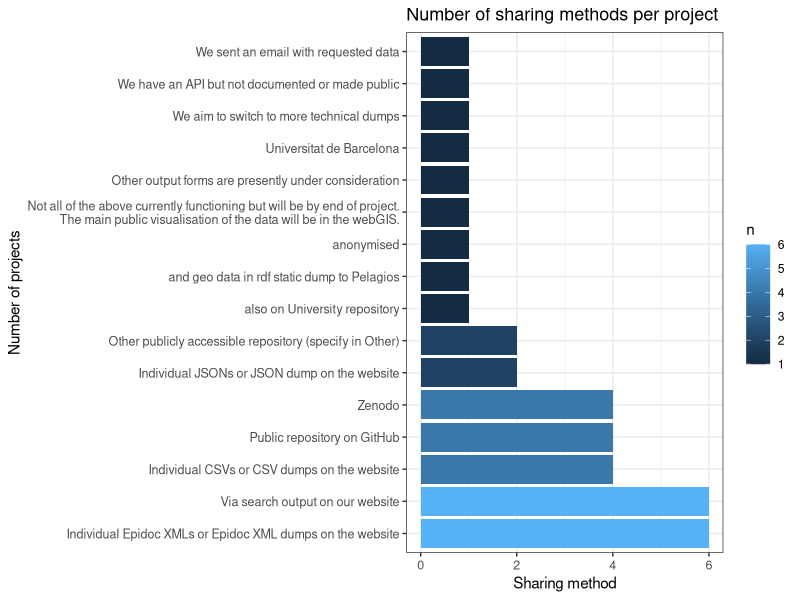
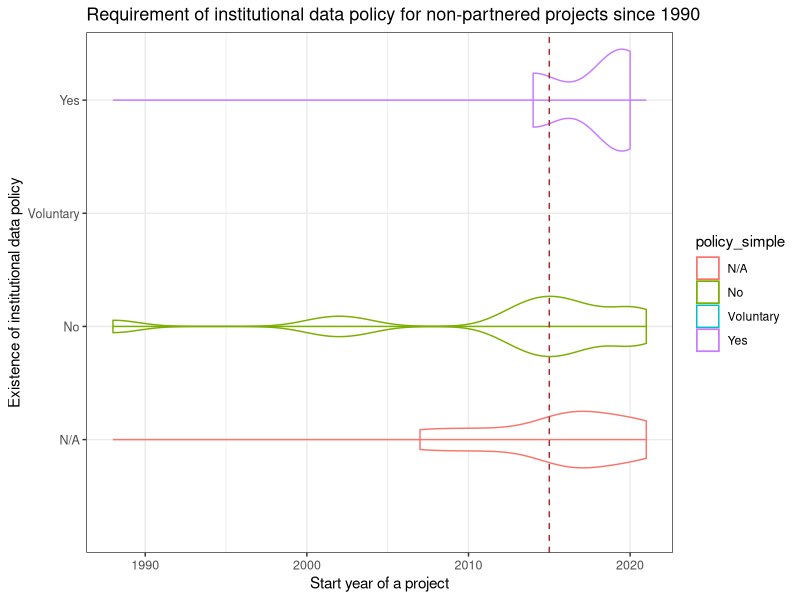
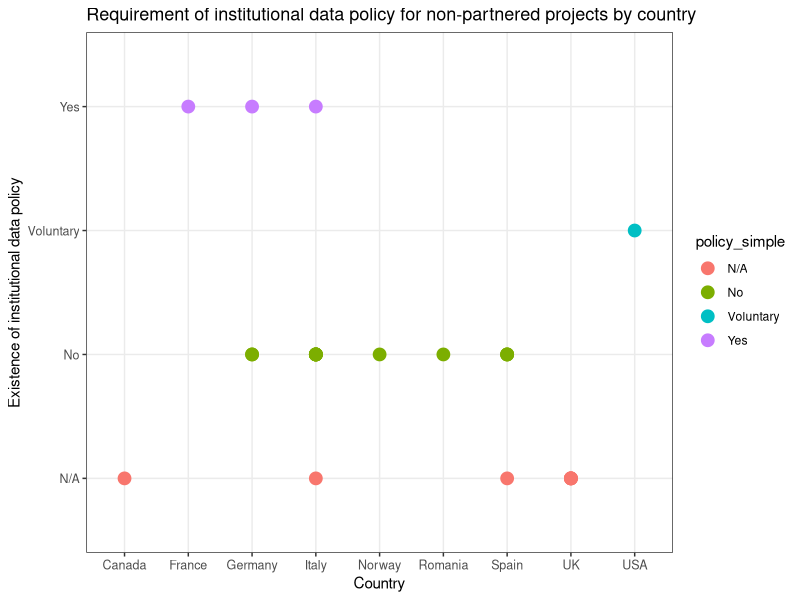

Source code (R) for these figures, in order:
## ---- chunk 1
knitr::opts_chunk$set(echo = FALSE)

library(tidyverse)
## ---- chunk 2
# loading data from TSV file
partners<- read_tsv("../data/01_scoping_survey_anonymised.tsv")
## ---- chunk 3
partners_language <- as.data.frame(unlist(str_split(partners$Language_clean, "; ")))
colnames(partners_language) <- c("language")

partners_language_ratio <- partners_language %>% 
  count(language, sort=T) %>% 
  mutate(ratio = round(n/(sum(n)/100)))
partners_language_ratio
## ---- chunk 4
partner_language_count<- str_count(partners$Language_clean, ";")+1
## ---- chunk 5
partners$Language_clean
## ---- chunk 6
partners %>% 
  count(Website)
## ---- chunk 7
IT <- partners %>% 
  count(`Does you project have an IT specialist(s)?`, sort=T) %>% 
  rename(IT_spec = `Does you project have an IT specialist(s)?`) %>% 
  mutate(ratio = round(n/(sum(n)/100)))
IT
## ---- chunk 8
format <- partners %>% 
  count(`Our projects stores epigraphic data in the following formats`, sort=T) %>% 
  rename(format = `Our projects stores epigraphic data in the following formats`) %>% 
  mutate(no_format = str_count(format, ",") + 1)
format
## ---- chunk 9
epidoc <- sum(str_detect(partners$`Our projects stores epigraphic data in the following formats`, "Epidoc XML"))
json <- sum(str_detect(partners$`Our projects stores epigraphic data in the following formats`, "JSON"))
rdf <- sum(str_detect(partners$`Our projects stores epigraphic data in the following formats`, "RDF"))
csv <- sum(str_detect(partners$`Our projects stores epigraphic data in the following formats`, "CSV"))
sql <- sum(str_detect(partners$`Our projects stores epigraphic data in the following formats`, "SQL"))
## ---- chunk 10
share<- partners %>% 
  count(`Do you share your data outside of your project`, sort=T) %>% 
  rename(share = `Do you share your data outside of your project`) %>% 
  mutate(ratio = round((n/(sum(n)/100))))
share
## ---- chunk 11
outshare<- partners %>% 
  count(`How do share your data with users outside your project`, sort=T) %>% 
  rename(share_all = `How do share your data with users outside your project`) %>% 
  mutate(share_method = str_count(share_all, "; ") + 1) 

outshare
## ---- chunk 12

sharingserv <- as.data.frame(unlist(str_split(partners$`How do share your data with users outside your project`, "; ")))
colnames(sharingserv) <- c("service")


sharing_service <- sharingserv %>% 
  count(service, sort= T) 

sharingplot<- sharing_service %>% 
  ggplot() + 
  geom_col(aes(y= reorder(service, -n), x= n, fill = n), width = 0.9) + 
  scale_y_discrete(labels = function(x) str_wrap(x, width = 75))  +
  ggtitle("Number of sharing methods per project") +
  xlab("Sharing method") + ylab("Number of projects") +
  #coord_flip() +
  theme_bw() +
  #coord_cartesian(xlim = c(0, 5)) +
  theme(axis.text = element_text(size = 9)) +
  theme(plot.title = element_text(size = 13))

sharingplot
## ---- chunk 13
policies <- partners %>% 
  mutate(policies = `Does your institution of funding body require your project to comply with any data policies (e.g., FAIR principles, data storage, data sharing, Open Science)?`) %>% 
  count(policies, sort=T) %>% 
  mutate(ratio = round((n/(sum(n)/100))))
policies
## ---- chunk 14
unique(na.omit(partners$`If you have answered YES in the previous question, please specify what are the policies, or provide link.`))
## ---- chunk 15
stand_term <- as.data.frame(unlist(str_split(partners$`Standardized terminologies: The project uses the following systems (check all that apply)`, ", ")))
colnames(stand_term) <- c("standard_terminologies")

stand_term_ratio<- stand_term %>% 
  count(standard_terminologies, sort= T) %>% 
  mutate(ratio = round(n/(nrow(partners)/100)))  

stand_term_ratio
## ---- chunk 16
stand_method<- partners %>% 
  #count(`Standardized terminologies: The project uses the following systems (check all that apply)`, sort=T) %>% 
  rename(stand_all = `Standardized terminologies: The project uses the following systems (check all that apply)`) %>% 
  mutate(standard_method_no = str_count(stand_all, ", ") + 1)  %>% 
  select(standard_method_no) %>% 
  count(standard_method_no) %>% 
  mutate(ratio = round(n/(nrow(partners)/100)))
stand_method
## ---- chunk 17
lod <- as.data.frame(unlist(str_split(partners$`Linked Open Data: The project uses the following systems (check all that apply)`, ", ")))
colnames(lod) <- c("linked_data")


lod_ratio<- lod %>% 
  count(linked_data, sort= T) %>% 
  mutate(ratio = round(n/(sum(n)/100))) %>% 
  mutate(ratio_all_proj = round(n/(nrow(partners)/100)))
lod_ratio

## ---- chunk 18
# loading data from TSV file
projects<- read_tsv("../data/02_scoping_survey_anonymised.tsv")
## ---- chunk 19
proj_act<- projects %>% 
  count(`Is the project still active?`) %>% 
  rename(status = `Is the project still active?`) %>% 
  mutate(ratio = round(n/(sum(n)/100)))
proj_act
## ---- chunk 20
projects_language <- as.data.frame(unlist(str_split(projects$Language_clean, "; ")))
colnames(projects_language) <- c("language")

projects_language_ratio <- projects_language %>% 
  count(language, sort=T) %>% 
  mutate(ratio = round(n/(sum(n)/100)))
projects_language_ratio
## ---- chunk 21
project_language_count<- str_count(projects$Language_clean, ";")+1
## ---- chunk 22
unique(projects$Language_clean)
## ---- chunk 23
projects %>% 
  count(Website)
## ---- chunk 24
IT2 <- projects %>% 
  count(`Does you project have an IT specialist(s)?`, sort=T) %>% 
  rename(IT_spec = `Does you project have an IT specialist(s)?`) %>% 
  #na.omit(IT_spec) %>% 
  mutate(ratio = round(n/(nrow(projects)/100)))
IT2
## ---- chunk 25
format2 <- projects %>% 
  count(`Our projects stores epigraphic data in the following formats`, sort=T) %>% 
  rename(format = `Our projects stores epigraphic data in the following formats`) %>% 
  filter(format != "N/A") %>% 
  mutate(no_format = str_count(format, ",") + 1)
format2
## ---- chunk 26
epidoc2 <- sum(str_detect(projects$`Our projects stores epigraphic data in the following formats`, "Epidoc XML"))
json2 <- sum(str_detect(projects$`Our projects stores epigraphic data in the following formats`, "JSON"))
rdf2 <- sum(str_detect(projects$`Our projects stores epigraphic data in the following formats`, "RDF"))
csv2 <- sum(str_detect(projects$`Our projects stores epigraphic data in the following formats`, "CSV"))
sql2 <- sum(str_detect(projects$`Our projects stores epigraphic data in the following formats`, "SQL"))
## ---- chunk 27
active_proj <- nrow(filter(projects, `Is the project still active?`%in% c("Yes")))
## ---- chunk 28
share2<- projects %>% 
  count(`Do you share your data outside of your project`, sort=T) %>% 
  rename(share = `Do you share your data outside of your project`) %>% 
  filter(share != "N/A") %>% 
  mutate(ratio = round((n/(sum(n)/100))))
share2
## ---- chunk 29
outshare2<- projects %>% 
  count(`How do share your data with users outside your project`, sort=T) %>% 
  rename(share_all = `How do share your data with users outside your project`) %>%
  filter(share_all != "N/A") %>% 
  mutate(share_method = str_count(share_all, "[,|;] ") + 1) 

outshare2
## ---- chunk 30
closed_proj <- nrow(filter(projects, `Is the project still active?`%in% c("No, the project is closed", "Currently not, but we are considering a re-start")))
## ---- chunk 31
share_cl<- projects %>% 
  rename(share = `Is the data created by your project accessible?`) %>%
  filter(share !="N/A") %>% 
  count(share, sort=T) %>% 
  mutate(ratio = round((n/(sum(closed_proj)/100))))
share_cl
## ---- chunk 32
sharing_clac <- as_tibble(unlist(str_split(projects$`Our project data are accessible via (check all that apply):`, ", ")))
colnames(sharing_clac) <- c("service")


sharing_claccess <- sharing_clac %>% 
  filter(service != "N/A") %>% 
  count(service, sort= T) %>% 
  mutate(ratio = round((n/(sum(closed_proj)/100))))
sharing_claccess
## ---- chunk 33
policies2 <- projects %>% 
  mutate(policies = `Does your institution of funding body require your project to comply with any data policies (e.g., FAIR principles, data storage, data sharing, Open Science)?`) %>% 
  filter(policies != "N/A") %>% 
  count(policies, sort=T) %>% 
  mutate(ratio = round((n/(sum(n)/100))))
  
policies2
## ---- chunk 34
unique(na.omit(projects$`If you have answered YES in the previous question, please specify what are the policies, or provide link.`))
## ---- chunk 35
policies2_length<- projects %>% 
  select(Length_numeric_years, `Does your institution of funding body require your project to comply with any data policies (e.g., FAIR principles, data storage, data sharing, Open Science)?`) %>% 
  mutate(policy = `Does your institution of funding body require your project to comply with any data policies (e.g., FAIR principles, data storage, data sharing, Open Science)?`)
  
policies2_length$policy_simple <- ifelse(grepl("Neither our grant funding*", policies2_length$policy), "Voluntary", 
                                        ifelse(grepl("Policies are on the way*|Not with an official request*|We don't work for any institution*", policies2_length$policy), "No", 
                                               ifelse(grepl("The French National Centre for Scientific Research strongly encourages its members to comply*|Not with an official request*", policies2_length$policy), "Yes",
                                                                                policies2_length$policy)))

policies2_length_mean<- policies2_length %>% group_by(policy_simple) %>% 
  summarise_at(vars(Length_numeric_years), list(average_duration_yr = mean))
## ---- chunk 36
policies2_length_mean
## ---- chunk 37
# loading data from TSV file
projects_post<- read_tsv("../data/02_scoping_survey_anonymised_PostSurvey.tsv")
## ---- chunk 38
# merging with the original dataset
projects_comb <- merge(x=projects, y=projects_post, by="ID_anon")

#processing
policy_year_started<- projects_comb %>% 
  select(YearStarted, `Does your institution of funding body require your project to comply with any data policies (e.g., FAIR principles, data storage, data sharing, Open Science)?`) %>% 
  mutate(policy = `Does your institution of funding body require your project to comply with any data policies (e.g., FAIR principles, data storage, data sharing, Open Science)?`)
  
policy_year_started$policy_simple <- ifelse(grepl("Neither our grant funding*", policy_year_started$policy), "Voluntary", 
                                        ifelse(grepl("Policies are on the way*|Not with an official request*|We don't work for any institution*", policy_year_started$policy), "No", 
                                               ifelse(grepl("The French National Centre for Scientific Research strongly encourages its members to comply*|Not with an official request*", policy_year_started$policy), "Yes",
                                                                                policy_year_started$policy)))
## ggplot policy by years started

policy_year_started %>% 
  filter(YearStarted>1950) %>% 
  ggplot(aes(x=YearStarted, y=policy_simple, color=policy_simple))+
  geom_violin() +
  #geom_point(aes(x=YearStarted, y=policy_simple))
  geom_density()+
  geom_vline(xintercept=2015, linetype=2, colour="brown") +
  ggtitle("Requirement of institutional data policy for non-partnered projects since 1990") +
  xlab("Start year of a project") + ylab("Existence of institutional data policy") +
  #coord_flip() +
  theme_bw() +
  #coord_cartesian(xlim = c(0, 5)) +
  theme(axis.text = element_text(size = 9)) +
  theme(plot.title = element_text(size = 13))

## ---- chunk 39
#processing
policy_country<- projects_comb %>% 
  select(YearStarted, `Does your institution of funding body require your project to comply with any data policies (e.g., FAIR principles, data storage, data sharing, Open Science)?`, Country) %>% 
  mutate(policy = `Does your institution of funding body require your project to comply with any data policies (e.g., FAIR principles, data storage, data sharing, Open Science)?`)
  
policy_country$policy_simple <- ifelse(grepl("Neither our grant funding*", policy_year_started$policy), "Voluntary", 
                                        ifelse(grepl("Policies are on the way*|Not with an official request*|We don't work for any institution*", policy_year_started$policy), "No", 
                                               ifelse(grepl("The French National Centre for Scientific Research strongly encourages its members to comply*|Not with an official request*", policy_year_started$policy), "Yes",
                                                                                policy_year_started$policy)))
  
## ggplot policy by countries
policy_country %>% 
  filter(YearStarted>1950) %>% 
  ggplot(aes(x=Country, y=policy_simple, color=policy_simple))+
  geom_point(aes(x=Country, y=policy_simple), size=4) +
  ggtitle("Requirement of institutional data policy for non-partnered projects by country") +
  xlab("Country") + ylab("Existence of institutional data policy") +
  #coord_cartesian(xlim = c(0, 5)) +
  theme_bw() +
  theme(axis.text = element_text(size = 9)) +
  theme(plot.title = element_text(size = 13))
## ---- chunk 40
fair<- projects %>% 
  mutate(policy = `Are you familiar with the FAIR data principles?`) %>%
  count(policy, sort=T) %>% 
  mutate(ratio = round(n/(sum(n)/100)))
fair
## ---- chunk 41
stand_term2 <- as.data.frame(unlist(str_split(projects$`Standardized terminologies: The project uses the following systems (check all that apply)`, ", ")))
colnames(stand_term2) <- c("standard_terminologies")


stand_term_ratio2<- stand_term2 %>% 
  count(standard_terminologies, sort= T) %>% 
  mutate(ratio = round(n/(sum(n)/100)))

stand_term_ratio2
## ---- chunk 42
policy_share<- projects %>% 
  mutate(policy_share = `Are you willing to share the standardized terminologies used in your project with us (e.g. type of inscription vocabularies, type of material etc.)`) %>% 
  count(policy_share, sort=T) %>% 
  mutate(ratio = round(n/(sum(n)/100)))
  
policy_share
## ---- chunk 43
lod2 <- as.data.frame(unlist(str_split(projects$`Linked Open Data: The project uses the following systems (check all that apply)`, ", ")))
colnames(lod2) <- c("linked_data")


lod_ratio2<- lod2 %>% 
  count(linked_data, sort= T) %>% 
  mutate(ratio = round(n/(nrow(projects)/100)))

lod_ratio2
## ---- chunk 44
lod_future <- as.data.frame(unlist(str_split(partners$`Select all options your project like to be able to use within the next three years:`, ", ")))
colnames(lod_future) <- c("lod_f")


lod_f_ratio<- lod_future %>% 
  count(lod_f, sort= T) %>% 
  mutate(ratio_all_proj = round(n/(nrow(partners)/100)))
lod_f_ratio
## ---- chunk 45
lod_ideas <- as.data.frame(unlist(str_split(partners$`Select all items your project would benefit from in the next three years:`, ", ")))
colnames(lod_ideas) <- c("lod_i")


lod_i_ratio<- lod_ideas %>% 
  count(lod_i, sort= T) %>% 
  mutate(ratio_all_proj = round(n/(nrow(partners)/100)))

lod_i_ratio
## ---- chunk 46
unique(na.omit(partners$`Your personal wish list. Provide a description of potential tasks and issues the FAIR Epigraphy can help your project within the next three years (and beyond)`))
## ---- chunk 47
lod_future2 <- as.data.frame(unlist(str_split(projects$`Select all options your project like to be able to use within the next three years:`, ", ")))
colnames(lod_future2) <- c("lod_f")


lod_f_ratio2<- lod_future2 %>% 
  count(lod_f, sort= T) %>% 
  mutate(ratio_all_proj = round(n/(nrow(projects)/100)))
lod_f_ratio2
## ---- chunk 48
lod_ideas2 <- as.data.frame(unlist(str_split(projects$`Select all items your project would benefit from in the next three years:`, ", ")))
colnames(lod_ideas2) <- c("lod_i")


lod_i_ratio2<- lod_ideas2 %>% 
  count(lod_i, sort= T) %>% 
  mutate(ratio_all_proj = round(n/(nrow(projects)/100)))

lod_i_ratio2
## ---- chunk 49
unique(na.omit(projects$`Your personal wish list. Provide a description of potential tasks and issues the FAIR Epigraphy can help your project within the next three years (and beyond)`))
